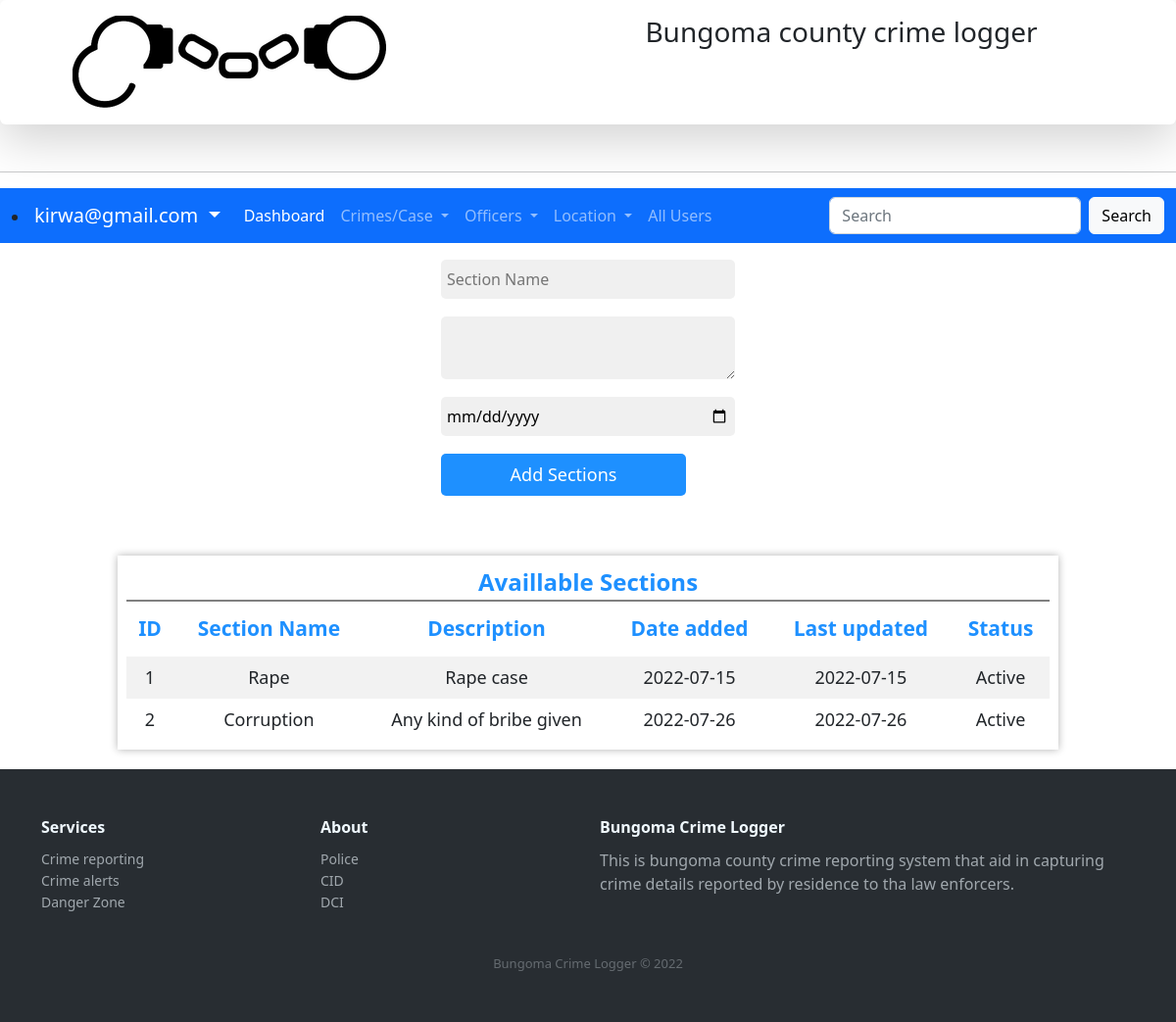
The page /addcrimesection.php (signed in) on the database as committed earlier.
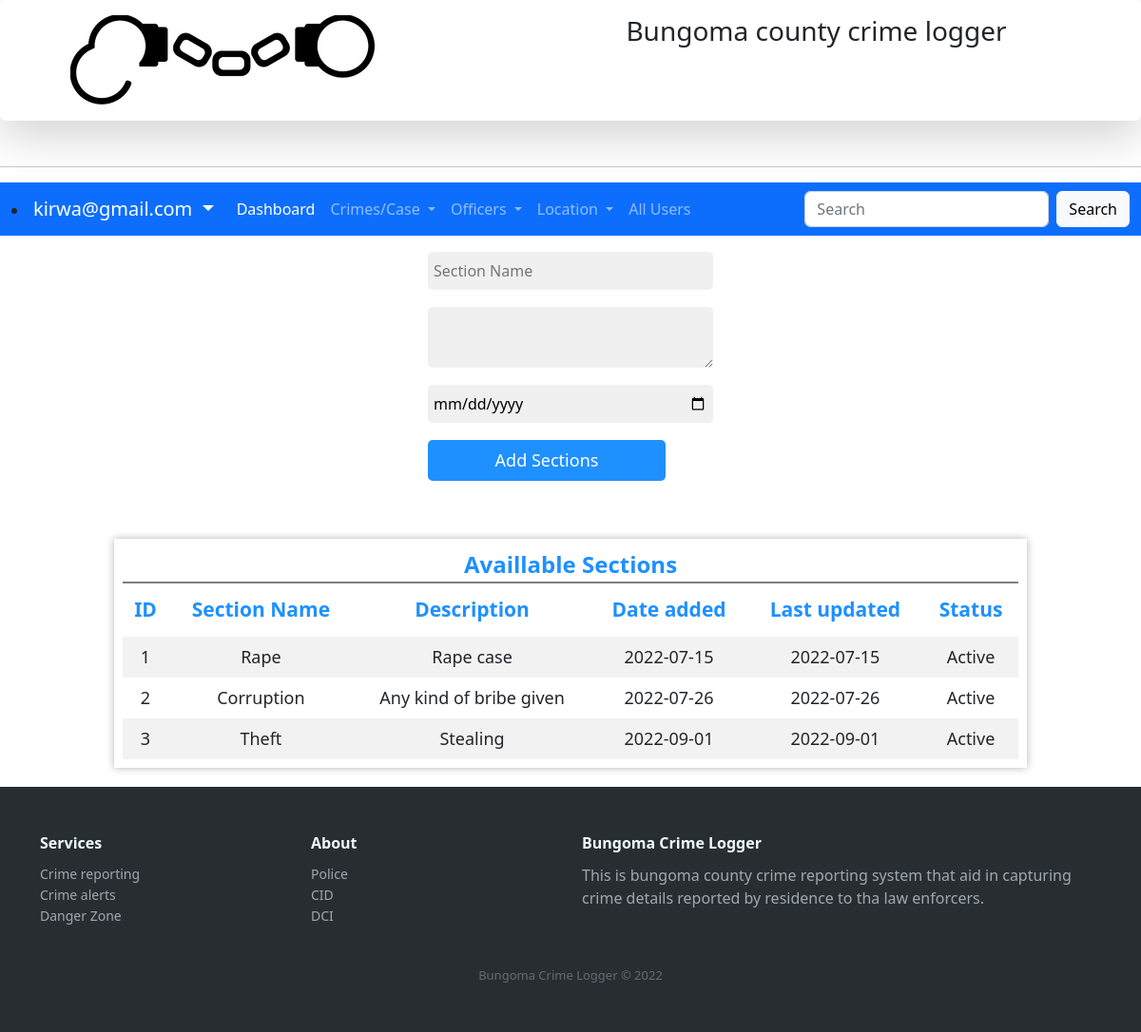
The same page on the database as committed later.
### tables this page shows
CREATE TABLE IF NOT EXISTS `tblsection` (
  `sectionID` int(12) NOT NULL AUTO_INCREMENT,
  `sectionnmae` varchar(255) NOT NULL,
  `description` varchar(255) NOT NULL,
  `dateadded` date NOT NULL,
  `dateupdated` date NOT NULL,
  `status` int(1) NOT NULL,
  PRIMARY KEY (`sectionID`)
);

### addcrimesection.php (the view, shortened to what the changed rows need)
<?php require_once('Connections/crimecon.php'); ?>
<?php
$maxRows_allsections = 10;
$pageNum_allsections = 0;
$startRow_allsections = $pageNum_allsections * $maxRows_allsections;
$query_allsections = "SELECT * FROM tblsection";
$query_limit_allsections = sprintf("%s LIMIT %d, %d", $query_allsections, $startRow_allsections, $maxRows_allsections);
$allsections = mysql_query($query_limit_allsections, $crimecon) or die(mysql_error());
$row_allsections = mysql_fetch_assoc($allsections);
?>
<!DOCTYPE html PUBLIC "-//W3C//DTD XHTML 1.0 Transitional//EN" "http://www.w3.org/TR/xhtml1/DTD/xhtml1-transitional.dtd">
<html xmlns="http://www.w3.org/1999/xhtml">
<head>
<link rel="stylesheet" type="text/css" href="customcss/myelements.css">
<link rel="stylesheet" type="text/css" href="customcss/navigation.css">
<link rel="stylesheet" type="text/css" href="customcss/admin.css">
<link rel="stylesheet" type="text/css" href="customcss/popupanalysis.css">
<link rel="stylesheet" type="text/css" href="css/bootstrap.min.css">
<link rel="stylesheet" href="https://cdnjs.cloudflare.com/ajax/libs/ionicons/2.0.1/css/ionicons.min.css">
</head>
<body>
<div class="scroll-table">
  <div class="table-holder">
    <table>
      <thead>
  <tr>
    <th>ID</th>
    <th>Section Name</th>
    <th>Description</th>
    <th>Date added</th>
    <th>Last updated</th>
    <th>Status</th>
  </tr>
  </thead>
  <tbody>
  <?php do { ?>
    <tr>
      <td><?php echo $row_allsections['sectionID']; ?></td>
      <td><?php echo $row_allsections['sectionnmae']; ?></td>
      <td><?php echo $row_allsections['description']; ?></td>
      <td><?php echo $row_allsections['dateadded']; ?></td>
      <td><?php echo $row_allsections['dateupdated']; ?></td>
      <td><?php if ($row_allsections['status'] == 1) {
        echo "Active";
      }else{
        echo "Not Active";
      } ?></td>
    </tr>
    <?php } while ($row_allsections = mysql_fetch_assoc($allsections)); ?>
    </tbody>
</table>
  </div>
  </div>
</body>
</html>

Rows that differ between the two databases and show on the page:
added tblsection: sectionID "3", sectionnmae "Theft", description "Stealing", dateadded "2022-09-01", dateupdated "2022-09-01", status "Active"
